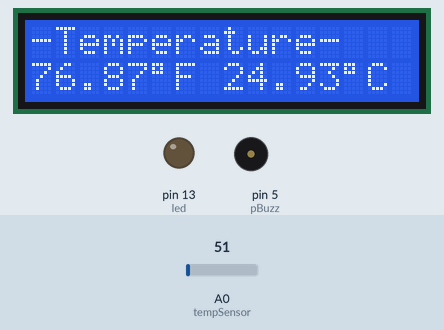
Recording of a sketch running on a simulated Arduino Uno, built with avr-gcc and run on an emulated ATmega328P. Shown: 16×2 character LCD, output pins drawn as LEDs (lit = HIGH), buzzer (waves = sounding). Dashed ring = blinking. Inputs (shaded band) come from the test bench; at power-on: A0 (tempSensor) = 51.

Above: at 1.2 s.
1.3 s: A0 (tempSensor) set to 23
At 3.0 s:
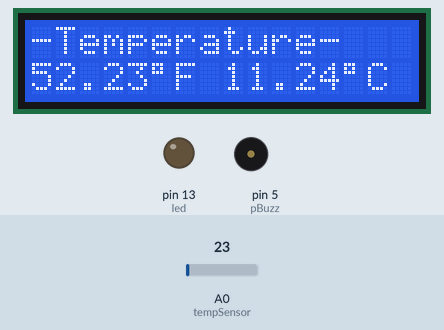
4.0 s: A0 (tempSensor) set to 18
At 4.7 s:
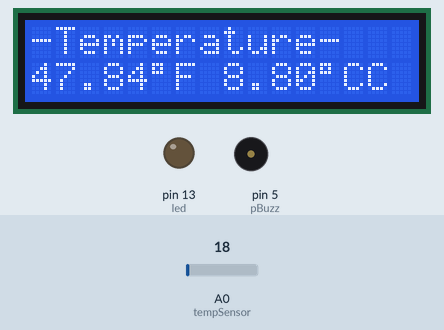
6.7 s: A0 (tempSensor) set to 57
At 9.1 s:
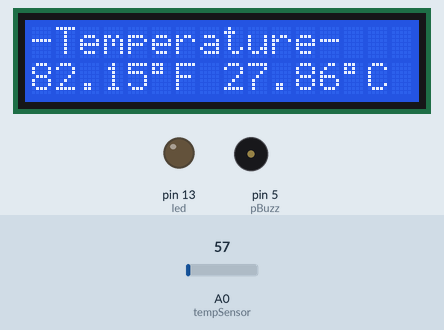
9.5 s: A0 (tempSensor) set to 68
At 10.8 s:
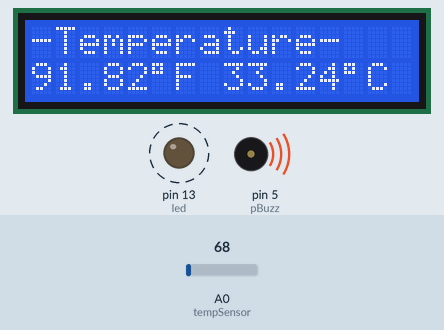
Timing chart, 0 to 16.5 s (numbered marks = the images above; inputs shaded):
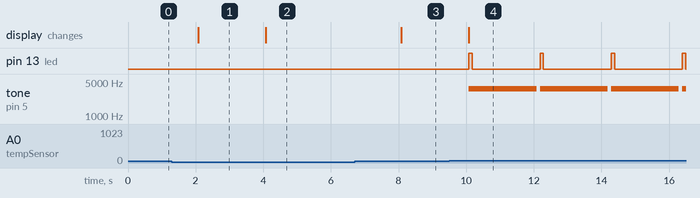

Measured:
- the behaviour switches between 21 and 20 on A0 (tempSensor) (found by bisection; images 1 and 2)
- the behaviour switches between 63 and 64 on A0 (tempSensor) (found by bisection; images 3 and 4)
- after the input at 1.3 s, the display: changes after 0.77 s (image 1)
- after the input at 4.0 s, the display: changes after 0.07 s (image 2)
- after the input at 6.7 s, the display: changes after 1.4 s (image 3)
- after the input at 9.5 s, pin 13 (led): alternates HIGH for 0.10 s and LOW for 2.0 s, starting after 0.58 s; tone on pin 5 (pBuzz): alternates 3599 Hz for 2.0 s and silent for 0.10 s, starting after 0.58 s; the display: changes after 0.58 s (image 4)

The sketch:

Temp_Buzz_Led.ino
```cpp
//Summer project
#include <LiquidCrystal.h>
// Include the library to use a LCD display
#define tempSensor 0 // Define the A0 pin as “sensor”
int Vin;
int pBuzz=5;
int tc;
int led=13;
float TC; // Variable that receives the converted voltage value to ºCtemperature
float TF; // Variable to receive the converted value from ºC to º
LiquidCrystal lcd (7, 8, 9, 10, 11, 12);/* The function above declares which Arduino’s pins will be used for controlling the LCD */
void setup(){
lcd.begin(16, 2); // It tells the Arduino that the display is a 16x2 type
lcd.print("-Temperature-");
pinMode(led,OUTPUT);
// Send the text to the screen of the display.
}
void loop(){
  Vin = analogRead (tempSensor);
  TC=(500.0*Vin)/1023.0;
  tc=TC;
/* Converts the voltage value into temperature and stores it into the “TC” variable (in ºC)*/
TF = ((9.0*TC)/5.0)+32.0;
// Converts ºC to ºF
lcd.setCursor(0, 1);
// Moves the cursor of the display to the next line
lcd.print(TF); // Exhibits the value of the temperature on the display
lcd.print((char)223);
//degree symbol
lcd.print("F ");
// Writes “F” to indicate that it is in Fahrenheit scale.
lcd.print (TC);
lcd.print((char)223);// degree symbol
lcd.print("C");
if(tc>30)
{
  tone(pBuzz,3599,2000);
  digitalWrite(led,HIGH);
  delay(100);
  digitalWrite(led,LOW);
}//
// Writes “C” to indicate that it is in Centigrade scale.
delay(2000); // Waits for one second to read the sensor pin again

}
```
